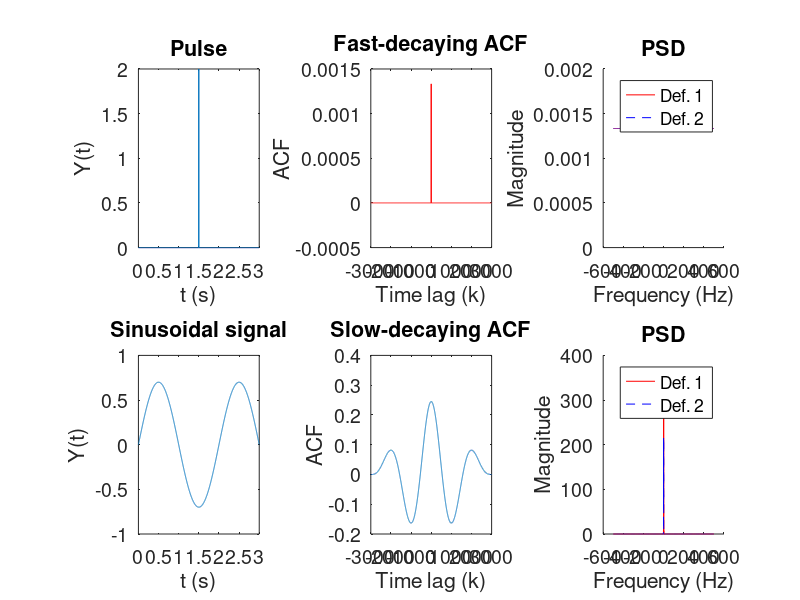

MATLAB code for this plot:
%% --- 1. CLASSICAL AND MODERN SPECTRUM ESTIMATION --- %%



%% 1.1. Properties of Power Spectral Density (PSD) %%
clear all;
close all;
clc;

% Simulations proof of estimate
Fs = 1000; % sampling frequency
T = 1/Fs; % sampling period
L = 3000; % length of signal
t = (0:L-1)*T; % time vector

% Pulse
S1 = zeros(size(t));
S1(1500) = 2;
Rxx1 = xcorr(S1, 'biased');
f1 = -Fs/2:Fs/length(Rxx1):Fs/2 - Fs/length(Rxx1);
P_rxx1 = abs(fftshift(fft(Rxx1)));
% Periodogram estimate
periodogram = (abs(fftshift(fft(S1))).^2)/L;
f2 = -Fs/2:Fs/length(periodogram):Fs/2 - Fs/length(periodogram);

% Sinusoidally varying signal with noise (low f)
S2 = 0.7 * sin(2*pi*0.5*t);
Rxx2 = xcorr(S2, 'biased');
P_rxx2 = abs(fftshift(fft(Rxx2)));
% Periodogram estimate
periodogram2 = (abs(fftshift(fft(S2))).^2)/L;

figure(1); 
subplot(2, 3, 1);
plot(t, S1);set(gca,'fontsize', 14); xlabel('t (s)'); ylabel('Y(t)'); title('Pulse');
subplot(2, 3, 2);
plot([-L+1:L-1], Rxx1, 'r');
set(gca,'fontsize', 14); xlabel('Time lag (k)'); ylabel('ACF'); title('Fast-decaying ACF')
subplot(2, 3, 3); hold on;
plot(f1, P_rxx1, 'r'); plot(f2, periodogram, '--b');
set(gca,'fontsize', 14); xlabel('Frequency (Hz)'); ylabel('Magnitude'); title('PSD');
legend('Def. 1', 'Def. 2'); ylim([0 0.002]); hold off;
%%%%%%
subplot(2, 3, 4);
plot(t,S2); set(gca,'fontsize', 14); xlabel('t (s)'); ylabel('Y(t)'); title('Sinusoidal signal');
subplot(2, 3, 5);
plot([-L+1:L-1], Rxx2);
set(gca,'fontsize', 14); 
xlabel('Time lag (k)'); ylabel('ACF'); title('Slow-decaying ACF');
subplot(2, 3, 6); hold on;
plot(f1, P_rxx2, 'r');
plot(f2, periodogram2, '--b');
set(gca,'fontsize', 14); 
xlabel('Frequency (Hz)'); ylabel('Magnitude'); title('PSD')
legend('Def. 1', 'Def. 2');
hold off;


